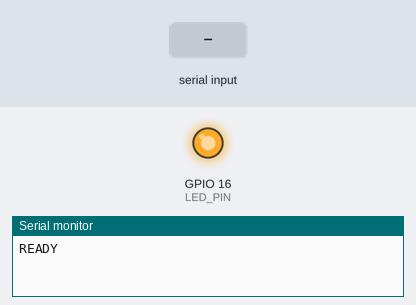
Bench run of a sketch on a simulated ESP8266 (NodeMCU). Parts: output pins drawn as LEDs (lit = HIGH), the last lines printed to the serial monitor. Inputs (shaded band) come from the test bench. A WiFi scan finds three made-up networks.

Above: at 2.3 s.
2.4 s: "SCAN\n" received over Serial
At 2.9 s:
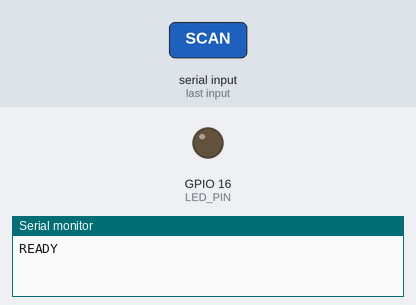
5.4 s: "PING\n" received over Serial
At 5.9 s:
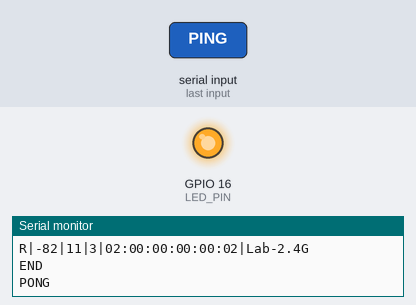
Timing chart, 0 to 8.4 s (numbered marks = the images above; inputs shaded):
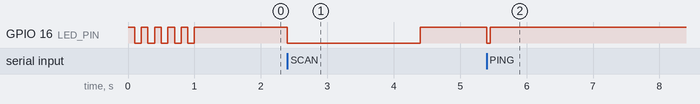

The sketch:

esp12f_led.ino
```cpp
#include <ESP8266WiFi.h>

#define LED_PIN 16  // GPIO16 connectat al LED de l'ESP-12F

void flashLED(int times) {
  for (int i = 0; i < times; i++) {
    digitalWrite(LED_PIN, LOW);   // Encén el LED (actiu en LOW)
    delay(100);
    digitalWrite(LED_PIN, HIGH);  // Apaga el LED
    delay(100);
  }
}

void doScan() {
  // Indiquem visualment que comença l'escaneig mantenint el LED encès o fent un parpelleig
  digitalWrite(LED_PIN, LOW);

  int n = WiFi.scanNetworks(false, true);  // inclou xarxes ocultes

  digitalWrite(LED_PIN, HIGH); // Apaguem un cop acabat l'escaneig ràpid

  Serial.printf("N|%d\n", n < 0 ? 0 : n);
  for (int i = 0; i < n; i++) {
    String ssid = WiFi.SSID(i);
    ssid.replace("\n", " ");
    ssid.replace("\r", " ");
    // R|rssi|channel|enc|bssid|ssid
    Serial.printf("R|%d|%d|%d|%s|%s\n",
                  WiFi.RSSI(i), WiFi.channel(i), (int)WiFi.encryptionType(i),
                  WiFi.BSSIDstr(i).c_str(), ssid.c_str());
  }
  Serial.println("END");
  WiFi.scanDelete();
}

void setup() {
  pinMode(LED_PIN, OUTPUT);
  digitalWrite(LED_PIN, HIGH); // Estat inicial apagat

  Serial.begin(115200);
  WiFi.mode(WIFI_STA);
  WiFi.disconnect();
  delay(100);

  // 5 flashos ràpids a l'arrencada per confirmar funcionament
  flashLED(5);

  Serial.println("READY");
}

void loop() {
  if (Serial.available()) {
    String cmd = Serial.readStringUntil('\n');
    cmd.trim();
    if (cmd == "SCAN") {
      doScan();
    }
    else if (cmd == "PING") {
      // Petit flash de confirmació al respondre PING
      digitalWrite(LED_PIN, LOW);
      Serial.println("PONG");
      delay(50);
      digitalWrite(LED_PIN, HIGH);
    }
  }
}
```

Measured:
- after the input at 2.4 s, GPIO 16 (LED_PIN): HIGH → LOW at once, → HIGH 2.0 s later
- after the input at 5.4 s, GPIO 16 (LED_PIN): HIGH → LOW at once, → HIGH 0.05 s later
